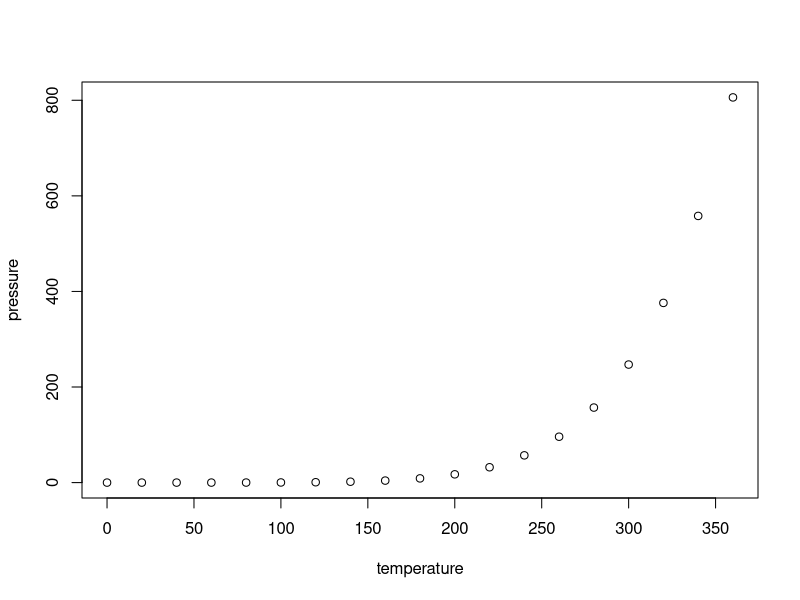
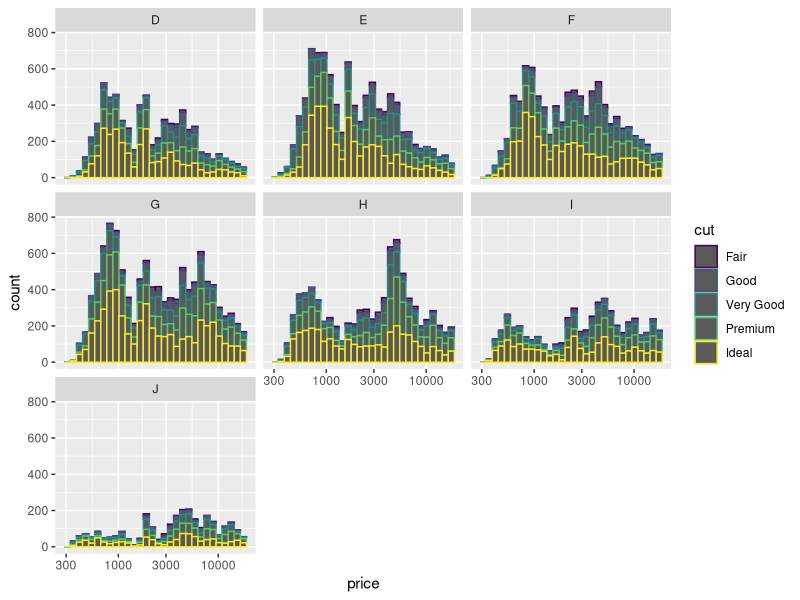
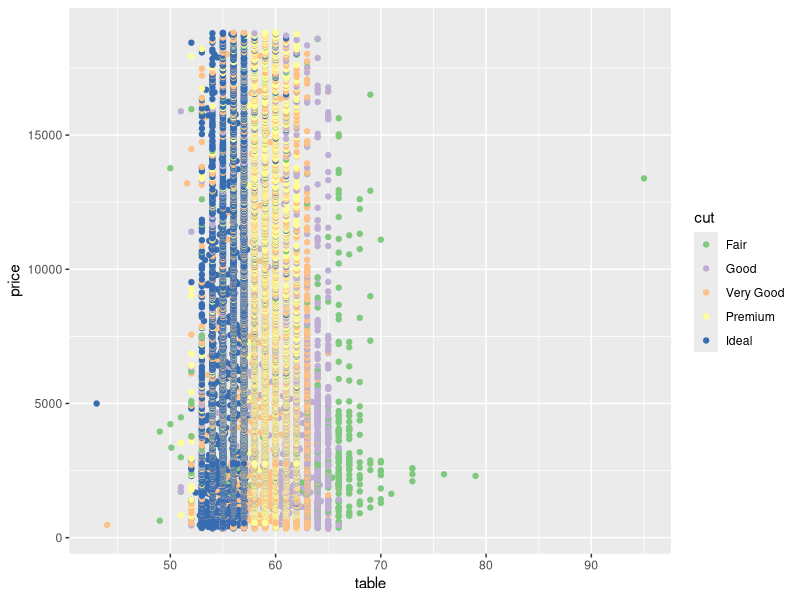
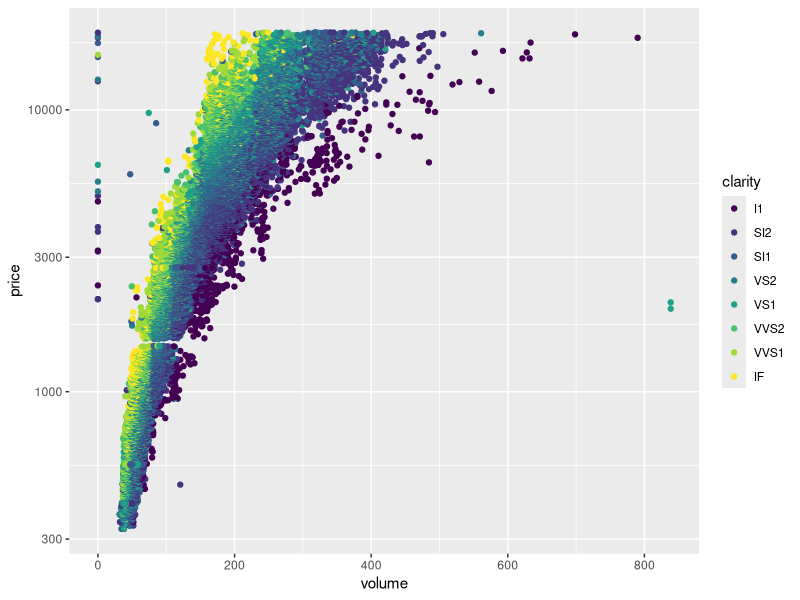

These figures' R source, in order:
## ---- chunk 1
knitr::opts_chunk$set(echo = TRUE)
## ---- chunk 2
summary(cars)
## ---- chunk 3
plot(pressure)
## ---- chunk 4
require(ggplot2)
data("diamonds")
names(diamonds)
ggplot(aes(x = price, col = cut), data = diamonds) +
  geom_histogram()+
  facet_wrap(~color)+
  scale_fill_brewer(type = 'qual')+
  scale_x_log10()
## ---- chunk 5
ggplot(aes(x =table, y = price, col = cut), data = diamonds)+
  geom_point() +
  scale_color_brewer(type = 'qual')
summary(diamonds$table)
## ---- chunk 6
diamonds$volume <- diamonds$x * diamonds$y * diamonds$z

ggplot(aes(x = volume, y= price, col = clarity), data =subset( diamonds, volume< 0.9*max(volume))) + 
         geom_point()+
  scale_y_log10()

summary(diamonds$volume)
